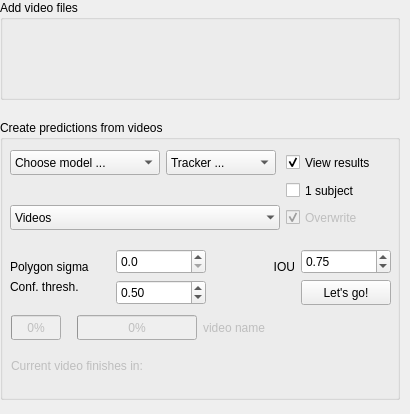
      <widget class="QWidget" name="predict_tab">
       <property name="geometry">
        <rect>
         <x>0</x>
         <y>0</y>
         <width>410</width>
         <height>414</height>
        </rect>
       </property>
       <property name="sizePolicy">
        <sizepolicy hsizetype="Ignored" vsizetype="Preferred">
         <horstretch>0</horstretch>
         <verstretch>0</verstretch>
        </sizepolicy>
       </property>
       <attribute name="icon">
        <iconset>
         <normaloff>icons/noun-conversion-7158876.svg</normaloff>icons/noun-conversion-7158876.svg</iconset>
       </attribute>
       <attribute name="label">
        <string>Analyze (new) videos</string>
       </attribute>
       <attribute name="toolTip">
        <string>Use trained models to run predictions on new videos</string>
       </attribute>
       <widget class="QWidget" name="verticalLayoutWidget_5">
        <property name="geometry">
         <rect>
          <x>0</x>
          <y>0</y>
          <width>402</width>
          <height>409</height>
         </rect>
        </property>
        <layout class="QVBoxLayout" name="predict_verticalLayout">
         <property name="spacing">
          <number>20</number>
         </property>
         <property name="bottomMargin">
          <number>10</number>
         </property>
         <item>
          <widget class="QGroupBox" name="predict_video_drop_groupbox">
           <property name="enabled">
            <bool>true</bool>
           </property>
           <property name="sizePolicy">
            <sizepolicy hsizetype="Maximum" vsizetype="Maximum">
             <horstretch>0</horstretch>
             <verstretch>0</verstretch>
            </sizepolicy>
           </property>
           <property name="minimumSize">
            <size>
             <width>400</width>
             <height>100</height>
            </size>
           </property>
           <property name="maximumSize">
            <size>
             <width>400</width>
             <height>100</height>
            </size>
           </property>
           <property name="title">
            <string>Add video files</string>
           </property>
           <layout class="QHBoxLayout" name="horizontalLayout_3">
            <property name="spacing">
             <number>20</number>
            </property>
            <property name="leftMargin">
             <number>9</number>
            </property>
            <property name="topMargin">
             <number>9</number>
            </property>
            <property name="rightMargin">
             <number>9</number>
            </property>
            <property name="bottomMargin">
             <number>9</number>
            </property>
            <item>
             <widget class="QWidget" name="predict_video_drop_widget" native="true">
              <property name="minimumSize">
               <size>
                <width>380</width>
                <height>60</height>
               </size>
              </property>
              <property name="maximumSize">
               <size>
                <width>380</width>
                <height>60</height>
               </size>
              </property>
              <property name="toolTip">
               <string>Drag and drop .mp4 files here</string>
              </property>
             </widget>
            </item>
           </layout>
          </widget>
         </item>
         <item>
          <widget class="QGroupBox" name="predict_video_predict_groupbox">
           <property name="enabled">
            <bool>true</bool>
           </property>
           <property name="sizePolicy">
            <sizepolicy hsizetype="Maximum" vsizetype="Maximum">
             <horstretch>0</horstretch>
             <verstretch>0</verstretch>
            </sizepolicy>
           </property>
           <property name="minimumSize">
            <size>
             <width>400</width>
             <height>280</height>
            </size>
           </property>
           <property name="maximumSize">
            <size>
             <width>400</width>
             <height>280</height>
            </size>
           </property>
           <property name="title">
            <string>Create predictions from videos</string>
           </property>
           <widget class="QWidget" name="layoutWidget_2">
            <property name="geometry">
             <rect>
              <x>11</x>
              <y>193</y>
              <width>387</width>
              <height>29</height>
             </rect>
            </property>
            <layout class="QHBoxLayout" name="predict_progress_bar_layout">
             <item alignment="Qt::AlignmentFlag::AlignLeft|Qt::AlignmentFlag::AlignVCenter">
              <widget class="QProgressBar" name="predict_overall_progressbar">
               <property name="enabled">
                <bool>false</bool>
               </property>
               <property name="sizePolicy">
                <sizepolicy hsizetype="MinimumExpanding" vsizetype="Fixed">
                 <horstretch>0</horstretch>
                 <verstretch>0</verstretch>
                </sizepolicy>
               </property>
               <property name="minimumSize">
                <size>
                 <width>50</width>
                 <height>25</height>
                </size>
               </property>
               <property name="maximumSize">
                <size>
                 <width>50</width>
                 <height>25</height>
                </size>
               </property>
               <property name="toolTip">
                <string>&lt;html&gt;&lt;head/&gt;&lt;body&gt;&lt;p&gt;Batch predict progress bar&lt;/p&gt;&lt;/body&gt;&lt;/html&gt;</string>
               </property>
               <property name="maximum">
                <number>20</number>
               </property>
               <property name="value">
                <number>0</number>
               </property>
               <property name="format">
                <string>%p%</string>
               </property>
              </widget>
             </item>
             <item alignment="Qt::AlignmentFlag::AlignLeft|Qt::AlignmentFlag::AlignVCenter">
              <widget class="QProgressBar" name="predict_current_video_progressbar">
               <property name="enabled">
                <bool>false</bool>
               </property>
               <property name="sizePolicy">
                <sizepolicy hsizetype="MinimumExpanding" vsizetype="Fixed">
                 <horstretch>0</horstretch>
                 <verstretch>0</verstretch>
                </sizepolicy>
               </property>
               <property name="minimumSize">
                <size>
                 <width>120</width>
                 <height>25</height>
                </size>
               </property>
               <property name="maximumSize">
                <size>
                 <width>120</width>
                 <height>25</height>
                </size>
               </property>
               <property name="toolTip">
                <string>&lt;html&gt;&lt;head/&gt;&lt;body&gt;&lt;p&gt;Batch predict progress bar&lt;/p&gt;&lt;/body&gt;&lt;/html&gt;</string>
               </property>
               <property name="maximum">
                <number>20</number>
               </property>
               <property name="value">
                <number>0</number>
               </property>
               <property name="format">
                <string>%p%</string>
               </property>
              </widget>
             </item>
             <item>
              <widget class="QLabel" name="predict_current_videoname_label">
               <property name="enabled">
                <bool>false</bool>
               </property>
               <property name="minimumSize">
                <size>
                 <width>195</width>
                 <height>25</height>
                </size>
               </property>
               <property name="maximumSize">
                <size>
                 <width>195</width>
                 <height>25</height>
                </size>
               </property>
               <property name="text">
                <string>video name</string>
               </property>
              </widget>
             </item>
            </layout>
           </widget>
           <widget class="QWidget" name="layoutWidget_3">
            <property name="geometry">
             <rect>
              <x>11</x>
              <y>232</y>
              <width>381</width>
              <height>27</height>
             </rect>
            </property>
            <layout class="QHBoxLayout" name="predict_finish_time_layout">
             <item alignment="Qt::AlignmentFlag::AlignLeft|Qt::AlignmentFlag::AlignVCenter">
              <widget class="QLabel" name="predict_finish_time_label">
               <property name="enabled">
                <bool>false</bool>
               </property>
               <property name="minimumSize">
                <size>
                 <width>0</width>
                 <height>25</height>
                </size>
               </property>
               <property name="maximumSize">
                <size>
                 <width>16777215</width>
                 <height>25</height>
                </size>
               </property>
               <property name="text">
                <string>Current video finishes in:</string>
               </property>
              </widget>
             </item>
            </layout>
           </widget>
           <widget class="QWidget" name="layoutWidget">
            <property name="geometry">
             <rect>
              <x>10</x>
              <y>120</y>
              <width>381</width>
              <height>73</height>
             </rect>
            </property>
            <layout class="QGridLayout" name="predict_grid_layout2">
             <item row="0" column="2" alignment="Qt::AlignmentFlag::AlignRight|Qt::AlignmentFlag::AlignBottom">
              <widget class="QLabel" name="prediction_iou_label">
               <property name="sizePolicy">
                <sizepolicy hsizetype="Expanding" vsizetype="Preferred">
                 <horstretch>0</horstretch>
                 <verstretch>0</verstretch>
                </sizepolicy>
               </property>
               <property name="minimumSize">
                <size>
                 <width>40</width>
                 <height>0</height>
                </size>
               </property>
               <property name="maximumSize">
                <size>
                 <width>40</width>
                 <height>25</height>
                </size>
               </property>
               <property name="toolTip">
                <string>This threshold determines how much overlap between bounding boxes
is allowed before they are considered to be detecting the same object.
At IOU=0 all detected objects &gt; conf. thresh
of one label will be fused into one mask.</string>
               </property>
               <property name="text">
                <string>IOU</string>
               </property>
               <property name="alignment">
                <set>Qt::AlignmentFlag::AlignRight|Qt::AlignmentFlag::AlignTrailing|Qt::AlignmentFlag::AlignVCenter</set>
               </property>
              </widget>
             </item>
             <item row="1" column="3" alignment="Qt::AlignmentFlag::AlignRight|Qt::AlignmentFlag::AlignTop">
              <widget class="QPushButton" name="predict_start_btn">
               <property name="minimumSize">
                <size>
                 <width>90</width>
                 <height>25</height>
                </size>
               </property>
               <property name="maximumSize">
                <size>
                 <width>90</width>
                 <height>25</height>
                </size>
               </property>
               <property name="toolTip">
                <string>Yeah!</string>
               </property>
               <property name="text">
                <string>Let's go!</string>
               </property>
              </widget>
             </item>
             <item row="0" column="0" alignment="Qt::AlignmentFlag::AlignBottom">
              <widget class="QLabel" name="prediction_poly_sigma_label">
               <property name="sizePolicy">
                <sizepolicy hsizetype="Expanding" vsizetype="Preferred">
                 <horstretch>0</horstretch>
                 <verstretch>0</verstretch>
                </sizepolicy>
               </property>
               <property name="minimumSize">
                <size>
                 <width>100</width>
                 <height>0</height>
                </size>
               </property>
               <property name="maximumSize">
                <size>
                 <width>100</width>
                 <height>25</height>
                </size>
               </property>
               <property name="toolTip">
                <string>Gaussian smoothing of polygons. Keep this low. 0=no smoothing.</string>
               </property>
               <property name="text">
                <string>Polygon sigma</string>
               </property>
              </widget>
             </item>
             <item row="1" column="0" alignment="Qt::AlignmentFlag::AlignLeft|Qt::AlignmentFlag::AlignTop">
              <widget class="QLabel" name="prediction_conf_thresh_label">
               <property name="sizePolicy">
                <sizepolicy hsizetype="Expanding" vsizetype="Preferred">
                 <horstretch>0</horstretch>
                 <verstretch>0</verstretch>
                </sizepolicy>
               </property>
               <property name="minimumSize">
                <size>
                 <width>100</width>
                 <height>0</height>
                </size>
               </property>
               <property name="maximumSize">
                <size>
                 <width>100</width>
                 <height>25</height>
                </size>
               </property>
               <property name="toolTip">
                <string>Confidence threshold for accepting prediction results as real</string>
               </property>
               <property name="text">
                <string>Conf. thresh.</string>
               </property>
              </widget>
             </item>
             <item row="0" column="1" alignment="Qt::AlignmentFlag::AlignLeft|Qt::AlignmentFlag::AlignBottom">
              <widget class="QDoubleSpinBox" name="predict_polygo_sigma_spinbox">
               <property name="minimumSize">
                <size>
                 <width>90</width>
                 <height>25</height>
                </size>
               </property>
               <property name="maximumSize">
                <size>
                 <width>90</width>
                 <height>25</height>
                </size>
               </property>
               <property name="decimals">
                <number>1</number>
               </property>
               <property name="maximum">
                <double>5.000000000000000</double>
               </property>
               <property name="singleStep">
                <double>0.100000000000000</double>
               </property>
               <property name="value">
                <double>0.000000000000000</double>
               </property>
              </widget>
             </item>
             <item row="1" column="1" alignment="Qt::AlignmentFlag::AlignLeft|Qt::AlignmentFlag::AlignTop">
              <widget class="QDoubleSpinBox" name="predict_conf_thresh_spinbox">
               <property name="minimumSize">
                <size>
                 <width>90</width>
                 <height>25</height>
                </size>
               </property>
               <property name="maximumSize">
                <size>
                 <width>90</width>
                 <height>25</height>
                </size>
               </property>
               <property name="maximum">
                <double>1.000000000000000</double>
               </property>
               <property name="singleStep">
                <double>0.050000000000000</double>
               </property>
               <property name="value">
                <double>0.500000000000000</double>
               </property>
              </widget>
             </item>
             <item row="0" column="3" alignment="Qt::AlignmentFlag::AlignBottom">
              <widget class="QDoubleSpinBox" name="predict_iou_thresh_spinbox">
               <property name="minimumSize">
                <size>
                 <width>90</width>
                 <height>25</height>
                </size>
               </property>
               <property name="maximumSize">
                <size>
                 <width>90</width>
                 <height>25</height>
                </size>
               </property>
               <property name="maximum">
                <double>1.000000000000000</double>
               </property>
               <property name="singleStep">
                <double>0.100000000000000</double>
               </property>
               <property name="value">
                <double>0.750000000000000</double>
               </property>
              </widget>
             </item>
            </layout>
           </widget>
           <widget class="QWidget" name="layoutWidget">
            <property name="geometry">
             <rect>
              <x>10</x>
              <y>30</y>
              <width>381</width>
              <height>86</height>
             </rect>
            </property>
            <layout class="QGridLayout" name="gridLayout_2">
             <property name="bottomMargin">
              <number>10</number>
             </property>
             <item row="0" column="0" rowspan="2" alignment="Qt::AlignmentFlag::AlignLeft|Qt::AlignmentFlag::AlignTop">
              <widget class="QComboBox" name="yolomodel_trained_list">
               <property name="enabled">
                <bool>true</bool>
               </property>
               <property name="minimumSize">
                <size>
                 <width>150</width>
                 <height>25</height>
                </size>
               </property>
               <property name="maximumSize">
                <size>
                 <width>150</width>
                 <height>25</height>
                </size>
               </property>
               <property name="toolTip">
                <string>OCTRON user trained models that are found in the project path</string>
               </property>
               <item>
                <property name="text">
                 <string>Choose model ...</string>
                </property>
               </item>
              </widget>
             </item>
             <item row="0" column="1" rowspan="2" alignment="Qt::AlignmentFlag::AlignLeft|Qt::AlignmentFlag::AlignTop">
              <widget class="QComboBox" name="yolomodel_tracker_list">
               <property name="minimumSize">
                <size>
                 <width>110</width>
                 <height>25</height>
                </size>
               </property>
               <property name="maximumSize">
                <size>
                 <width>110</width>
                 <height>25</height>
                </size>
               </property>
               <property name="toolTip">
                <string>OCTRON user trained models that are found in the project path</string>
               </property>
               <item>
                <property name="text">
                 <string>Tracker ...</string>
                </property>
               </item>
               <item>
                <property name="text">
                 <string>BoTSORT</string>
                </property>
               </item>
               <item>
                <property name="text">
                 <string>ByteTrack</string>
                </property>
               </item>
              </widget>
             </item>
             <item row="0" column="2" alignment="Qt::AlignmentFlag::AlignLeft|Qt::AlignmentFlag::AlignTop">
              <widget class="QCheckBox" name="open_when_finish_checkBox">
               <property name="minimumSize">
                <size>
                 <width>90</width>
                 <height>25</height>
                </size>
               </property>
               <property name="maximumSize">
                <size>
                 <width>100</width>
                 <height>25</height>
                </size>
               </property>
               <property name="toolTip">
                <string>Open the resuts in new napari window when finished</string>
               </property>
               <property name="text">
                <string>View results</string>
               </property>
               <property name="checked">
                <bool>true</bool>
               </property>
              </widget>
             </item>
             <item row="1" column="2" alignment="Qt::AlignmentFlag::AlignLeft|Qt::AlignmentFlag::AlignTop">
              <widget class="QCheckBox" name="single_subject_checkBox">
               <property name="enabled">
                <bool>true</bool>
               </property>
               <property name="minimumSize">
                <size>
                 <width>90</width>
                 <height>25</height>
                </size>
               </property>
               <property name="maximumSize">
                <size>
                 <width>100</width>
                 <height>25</height>
                </size>
               </property>
               <property name="toolTip">
                <string>Click this if you expect only one subject to be tracked per label</string>
               </property>
               <property name="text">
                <string>1 subject</string>
               </property>
               <property name="checked">
                <bool>false</bool>
               </property>
              </widget>
             </item>
             <item row="2" column="0" colspan="2" alignment="Qt::AlignmentFlag::AlignLeft|Qt::AlignmentFlag::AlignTop">
              <widget class="QComboBox" name="videos_for_prediction_list">
               <property name="minimumSize">
                <size>
                 <width>270</width>
                 <height>25</height>
                </size>
               </property>
               <property name="maximumSize">
                <size>
                 <width>270</width>
                 <height>25</height>
                </size>
               </property>
               <property name="toolTip">
                <string>Select, add or remove labels</string>
               </property>
               <property name="editable">
                <bool>false</bool>
               </property>
               <property name="currentText">
                <string>Videos</string>
               </property>
               <property name="maxCount">
                <number>15</number>
               </property>
               <property name="sizeAdjustPolicy">
                <enum>QComboBox::SizeAdjustPolicy::AdjustToContents</enum>
               </property>
               <property name="iconSize">
                <size>
                 <width>14</width>
                 <height>14</height>
                </size>
               </property>
               <property name="frame">
                <bool>false</bool>
               </property>
               <item>
                <property name="text">
                 <string>Videos</string>
                </property>
               </item>
               <item>
                <property name="text">
                 <string>⊖ Remove</string>
                </property>
               </item>
              </widget>
             </item>
             <item row="2" column="2" alignment="Qt::AlignmentFlag::AlignLeft|Qt::AlignmentFlag::AlignTop">
              <widget class="QCheckBox" name="overwrite_prediction_checkBox">
               <property name="enabled">
                <bool>false</bool>
               </property>
               <property name="minimumSize">
                <size>
                 <width>90</width>
                 <height>25</height>
                </size>
               </property>
               <property name="maximumSize">
                <size>
                 <width>100</width>
                 <height>25</height>
                </size>
               </property>
               <property name="toolTip">
                <string>Overwrite previous analysis results? </string>
               </property>
               <property name="text">
                <string>Overwrite</string>
               </property>
               <property name="checked">
                <bool>true</bool>
               </property>
              </widget>
             </item>
            </layout>
           </widget>
          </widget>
         </item>
        </layout>
       </widget>
      </widget>
